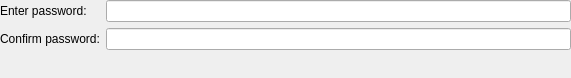
<?xml version="1.0" encoding="UTF-8"?>
<ui version="4.0">
 <class>PasswordEditWidget</class>
 <widget class="QWidget" name="PasswordEditWidget">
  <property name="geometry">
   <rect>
    <x>0</x>
    <y>0</y>
    <width>571</width>
    <height>78</height>
   </rect>
  </property>
  <layout class="QFormLayout" name="formLayout">
   <property name="leftMargin">
    <number>0</number>
   </property>
   <property name="topMargin">
    <number>0</number>
   </property>
   <property name="rightMargin">
    <number>0</number>
   </property>
   <property name="bottomMargin">
    <number>0</number>
   </property>
   <item row="0" column="0">
    <widget class="QLabel" name="enterPasswordLabel">
     <property name="text">
      <string>Enter password:</string>
     </property>
    </widget>
   </item>
   <item row="0" column="1">
    <widget class="PasswordWidget" name="enterPasswordEdit">
     <property name="sizePolicy">
      <sizepolicy hsizetype="MinimumExpanding" vsizetype="Fixed">
       <horstretch>0</horstretch>
       <verstretch>0</verstretch>
      </sizepolicy>
     </property>
     <property name="minimumSize">
      <size>
       <width>300</width>
       <height>0</height>
      </size>
     </property>
     <property name="accessibleName">
      <string>Password field</string>
     </property>
     <property name="echoMode">
      <enum>QLineEdit::Password</enum>
     </property>
    </widget>
   </item>
   <item row="1" column="0">
    <widget class="QLabel" name="repeatPasswordLabel">
     <property name="text">
      <string>Confirm password:</string>
     </property>
    </widget>
   </item>
   <item row="1" column="1">
    <widget class="PasswordWidget" name="repeatPasswordEdit">
     <property name="sizePolicy">
      <sizepolicy hsizetype="MinimumExpanding" vsizetype="Fixed">
       <horstretch>0</horstretch>
       <verstretch>0</verstretch>
      </sizepolicy>
     </property>
     <property name="minimumSize">
      <size>
       <width>300</width>
       <height>0</height>
      </size>
     </property>
     <property name="accessibleName">
      <string>Repeat password field</string>
     </property>
     <property name="echoMode">
      <enum>QLineEdit::Password</enum>
     </property>
    </widget>
   </item>
  </layout>
 </widget>
 <customwidgets>
  <customwidget>
   <class>PasswordWidget</class>
   <extends>QLineEdit</extends>
   <header>gui/PasswordWidget.h</header>
   <container>1</container>
  </customwidget>
 </customwidgets>
 <tabstops>
  <tabstop>enterPasswordEdit</tabstop>
  <tabstop>repeatPasswordEdit</tabstop>
 </tabstops>
 <resources/>
 <connections/>
</ui>
